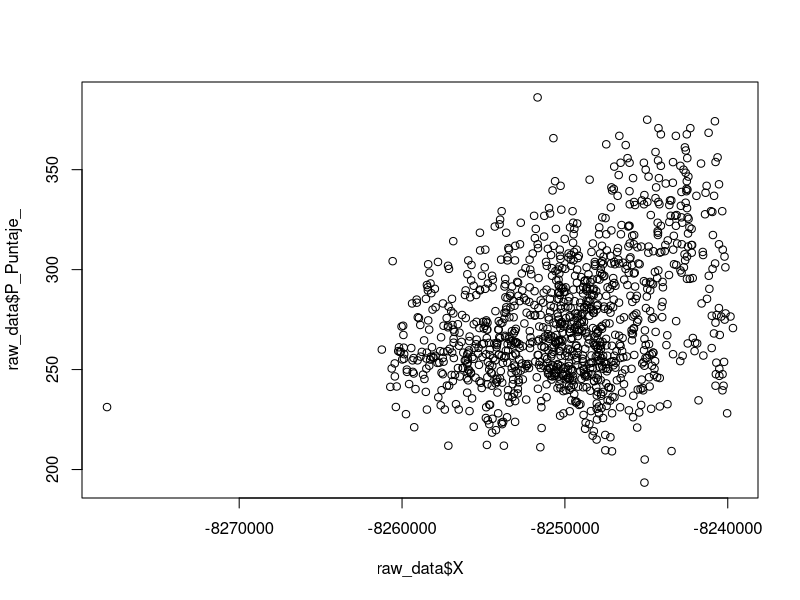
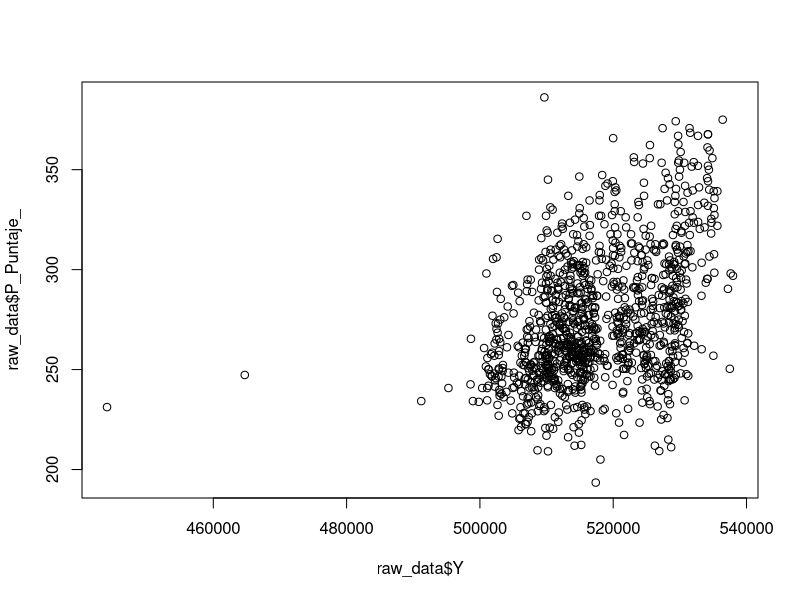
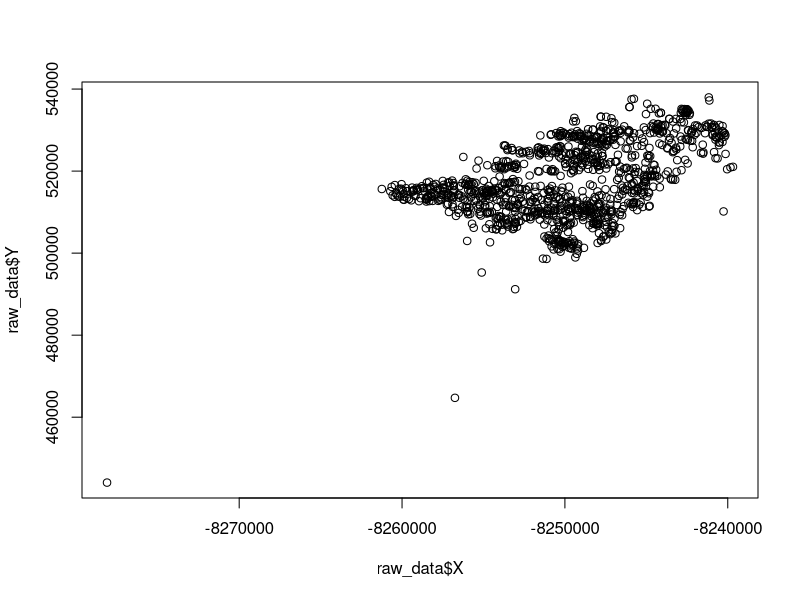

Generate these figures, in order, with R: (Note: this script raises an error after producing the figures.)
### PROGETTO NONPARAMETRICA
rm(list=ls())

# CAMBIARE LA WORKING DIRECTORY!
# VEDERE SE QUESTI COMANDI FUNZIONANO AUTOMATICAMENTE
setwd(getwd())
# setwd("C:/Users/HP/Desktop/Progetto Nonpa") --> da settare manualmente

# install libraries
#install.packages(c("sf", "ggplot2", "readr"))

raw_data <- read.csv('PruebasSaber_2021_12.csv')
head(raw_data)
names <- colnames(raw_data)

plot(raw_data$X, raw_data$P_Puntaje_)
plot(raw_data$Y, raw_data$P_Puntaje_)
plot(raw_data$X, raw_data$Y) # plot of the coordinates (vorrei fare una cosa 
                             # più carina)

#Keep only variables of interest
indexes=c(1,2,8,9,11,12,13,14,15,16,17,18,19,21,64)
data <- raw_data[,indexes]

# There are some categorical variables encoded with some numbers:
# GENERO (scuola maschile/femminile/mista): 
# 1: female
# 3: male
# 5: misto 

# CALENDARIO (quando la scuola inizia)
# 1: A(gennaio)
# 3: B(agosto)
# 2: entrambi
# 5: ?

# SECTOR (non mi ricordo cosa volesse dire)
# 1: No oficial
# 2: Oficial 

# CLASE_TIPO
# 1 : comunale
# 2 : comunale
# 6 : privato
# 4 : privato
# 3 : comunale (essercito)
# 5 : privato

# Categoria
# 0 : non applica
# 1 : A+
# 2 : A
# 3 : B
# 4 : C
# 5 : D

# COD_LOCA
# Codificazione delle zone della città
#-----------------------------------------------------------------------------
# Objectives:
# Understand the spatial dependence of schools with the students tests' scores
# Analyise if there is a difference between schools' categories
# 

# Workflow:
# Data exploration (boxplots, outliers)
# Nonparametric tests for differences between schools
# Regression (coordinates, numero di studenti, ...) -> prediction

#--------------------------------------------------------------------------
#Provo a disegnare mappa di Bogotà + plot dei punti dove sono situate le scuole 
#Carino plottare la città di bogotà ed evidenziare con dei puntini le scuole.

library(sf)
library(ggplot2)

# Import a geojson or shapefile
map <- read_sf("map.geojson") 
# potrebbero non essere sufficienti, perché ci sono scuole fuori dal confine della mappa
bogota.map <- ggplot(map) +
                geom_sf(fill = "white")
bogota.map

x <- data$X
y <- data$Y   
points <- cbind(x, y)

# Function to convert EPSG:3857 to WGS84
convert_to_wgs84 <- function(x, y) {
  df <- data.frame(x = x, y = y) # Create a data frame with the input coordinates
  points <- st_as_sf(df, coords = c("x", "y"), crs = 3857) # Create a simple feature (sf) object
  points_wgs84 <- st_transform(points, 4326) # Transform the coordinates to WGS84 (EPSG:4326)
  lonlat <- st_coordinates(points_wgs84) # Extract the longitude and latitude
  
  return(lonlat)
}

coord <- convert_to_wgs84(data$X, data$Y)

# Sostituisco al quello che abbiamo
data <- cbind(data.frame(coord), data[,-c(1,2)])

bbox <- st_bbox(map) # vedo quali sono le scuole fuori dal range del file geojson
xmin <- as.numeric(bbox[1])
xmax <- as.numeric(bbox[3])
ymin <- as.numeric(bbox[2])
ymax <- as.numeric(bbox[4])

# RICORDATI CHE STAI SOVRASCRIVENDO QUA DELLA ROBA, STAI TOGLIENDO DEGLI OUTLIERS "SPAZIALI"
# CHE SONO FUORI DAI CONFINI DEL FILE DI GEOJSON --> stiamo levando osservazioni a caso, just per avere plot carini
data <- subset(data, X>=xmin & X<= xmax & Y>=ymin & Y<= ymax)
coord <- as.matrix(data[,1:2])

library(readr)
write_csv(data, "data.csv") #save "clean" dataset

# PLOT OF SCHOOLS
final_map <- bogota.map +
  geom_point(data = as.data.frame(coord), aes(x = X, y = Y), 
             color = "red", size = 0.1)
final_map

# PLOT OF SCHOOLS ACCORDING TO A FACTOR

plot.factor <- function(factor){
  # funzione per plottare scuole in base a qualche variabile categorica di interesse
  # si suppone di avere bogota.map (List) e coord un array di due colonne contenente coordinate
  # nel formato long/lat
  # factor must be cast as a categorical variable (DOBBIAMO SISTEMARE STA COSA NEL DATASET!)
  # MI ASPETTO IN INGRESSO UNA COSA DEL TIPO data$factor
  
  col.ramp <- rainbow(unique(factor)) #number of categories
  n <- dim(data)[1]
  col.lab <- rep(NA, n)
  for(i in 1:n)
    col.lab[i] = col.ramp[which(factor[i] == levels(factor))]
  
  final_map <- bogota.map +
    geom_point(data = as.data.frame(coord), aes(x = X, y = Y), 
               color = col.lab, size = 0.1)
  final_map
} #funziona, ma come faccio ad aggiungere la legenda?

data$GENERO<- factor(data$GENERO, levels = c("1", "3", "5"))
plot.factor(data$GENERO)
